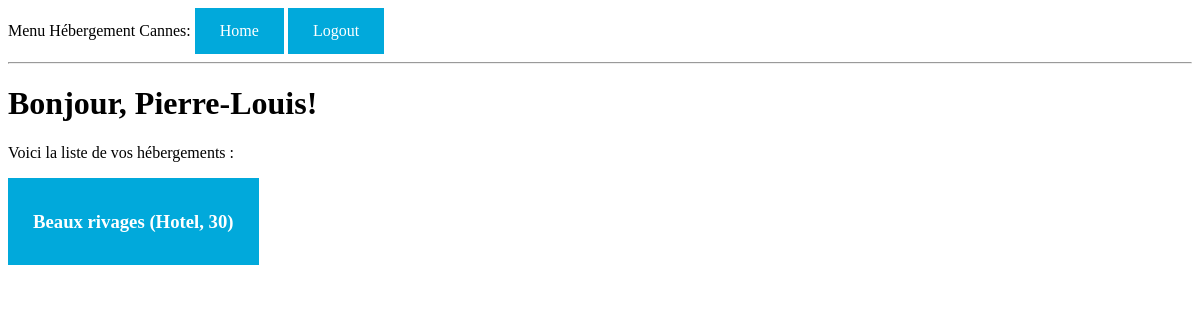
Before: /index (signed in) with the older database file.
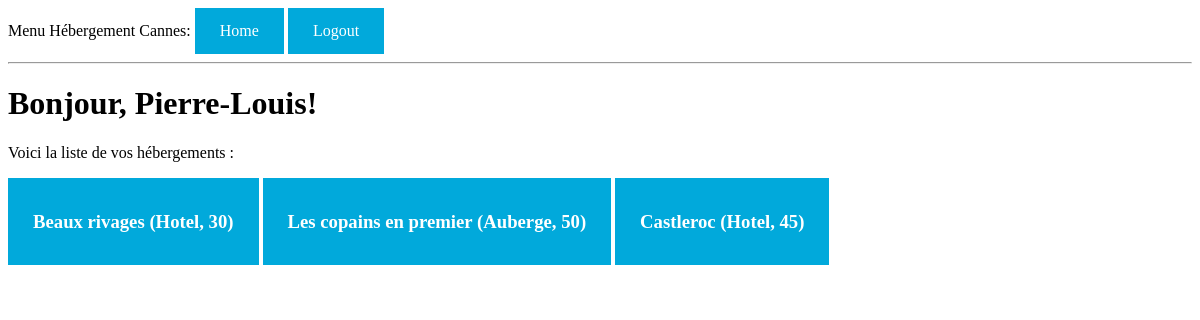
After: the same page with the newer database file.
### app/models.py (models this page shows, shortened)
class Hotel(db.Model):
    id = db.Column(db.Integer, primary_key=True)
    name = db.Column(db.String(64), index=True, unique=True)
    type = db.Column(db.String(64))
    numb_place = db.Column(db.Integer)
    resp_id = db.Column(db.Integer, db.ForeignKey('user.id'))
    owner_id = db.Column(db.Integer, db.ForeignKey('user.id'))
    resp = db.relationship('User', uselist=False, foreign_keys='Hotel.resp_id')
    owner = db.relationship('User', uselist=False,
                            foreign_keys='Hotel.owner_id')
    services = db.relationship('Service', backref='hotel')
    places = db.relationship('Place', backref='hotel')

### app/routes.py (the view)
@app.route('/', methods=['GET', 'POST'])
@app.route('/index', methods=['GET', 'POST'])
@login_required
def index():
    if current_user.statut is True:
        h = Hotel.query.filter_by(owner_id=current_user.id).all()
    else:
        h = Hotel.query.filter_by(resp_id=current_user.id).all()
    return render_template('index.html', title='Home', hotels=h)

### app/models.py (called while the page is built)
@login.user_loader
def load_user(id):
    return User.query.get(int(id))

### app/templates/index.html (shortened to what this page needs)
{% extends "base.html" %}
{% block content %}
    <h1>Bonjour, {{ current_user.username }}!</h1>
    <p>Voici la liste de vos hébergements : </p>
    {% for h in hotels %}
      <a href="/hotel/{{ h.id }}"><h3>{{ h.name }} ({{ h.type }}, {{ h.numb_place }})</h3></a>
    {% endfor %}
{% endblock %}

Changed rows visible on the page:
added Hotel: name "Les copains en premier", type "Auberge", numb_place "50"
added Hotel: name "Castleroc", type "Hotel", numb_place "45"
